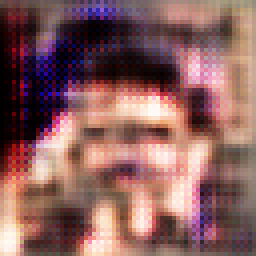
#> input picture 9GAN/DCGAN_Face/1.png, 64 x 64 px, found by its file name (shown 4 times larger)
$ python '輪廓繪製.py'
#> lines starting #> are read from the running program, lines starting #| are printed output that depends on the picture; after the words box and inside, x2 and y2 are one past the last pixel; in counts of white or black regions, pixels touching at a corner belong together
import cv2

# 讀取圖像
o = cv2.imread(r"C:/Users/User/Desktop/1.png")
#> o is the input picture: shape (64, 64, 3); mean B, G, R 94.8, 96.4, 138.4

# 檢查圖像是否讀取成功
if o is None:
    print("無法讀取文件")
else:
    # 顯示原始圖像
    cv2.imshow("original", o)

    # 將圖像轉換為灰度圖像
    gray = cv2.cvtColor(o, cv2.COLOR_BGR2GRAY)
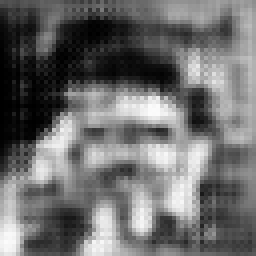
#> gray: shape (64, 64) (shown 4 times larger); min 0, max 251, mean 108.8

    # 二值化處理
    ret, binary = cv2.threshold(gray, 127, 255, cv2.THRESH_BINARY)
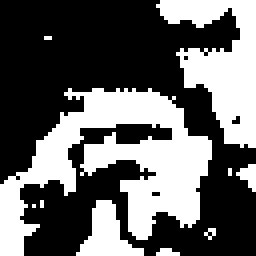
#> binary: shape (64, 64) (shown 4 times larger); 39.5% white; 10 white regions (6 under 20 px)

    # 查找輪廓
    contours, hierarchy = cv2.findContours(binary, cv2.RETR_EXTERNAL, cv2.CHAIN_APPROX_SIMPLE)
#> contours = 10 contours, 7 with area under 20; largest, box (x1, y1, x2, y2) and area: (0, 22, 53, 64) 840, (39, 0, 64, 37) 404, (19, 50, 36, 64) 95

    # 在原始圖像上繪製輪廓
    o = cv2.drawContours(o, contours, -1, (0, 0, 255), 5)
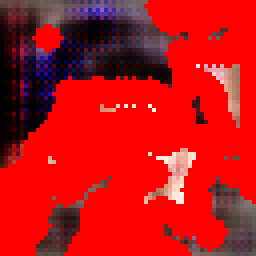
#> o: shape (64, 64, 3) (shown 4 times larger); mean B, G, R 21, 17.5, 191.6

    # 顯示結果圖像
    cv2.imshow("result", o)

    # 等待按鍵按下
    cv2.waitKey(0)

    # 銷毀所有窗口
    cv2.destroyAllWindows()
